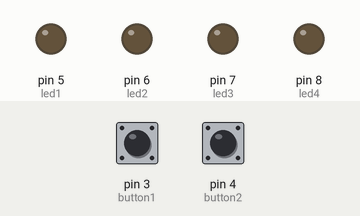
A sketch run on a simulated Arduino Uno, built with avr-gcc and run on an emulated ATmega328P. Shown: output pins drawn as LEDs (lit = HIGH). Inputs (shaded band) come from the test bench; at power-on: pin 3 (button1) HIGH, pin 4 (button2) HIGH.

Above: at 1.2 s.
1.3 s: pin 3 (button1) pulled LOW for 0.15 s
At 1.47 s:
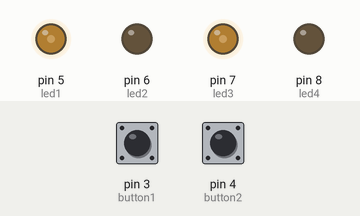
3.0 s: pin 4 (button2) pulled LOW for 0.15 s
At 3.1 s:
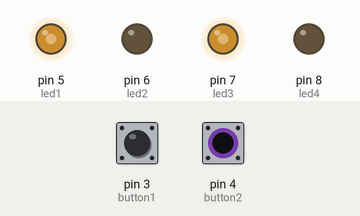
4.6 s: pin 4 (button2) pulled LOW for 3.2 s
At 9.0 s:
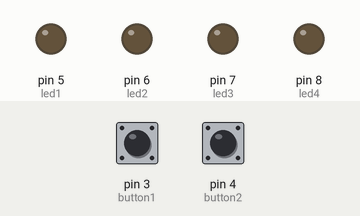
9.3 s: pin 3 (button1) pulled LOW for 3.2 s
At 9.9 s:
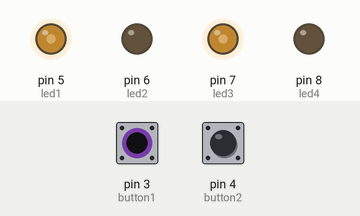
Timing chart, 0 to 14.0 s (numbered marks = the images above; inputs shaded):
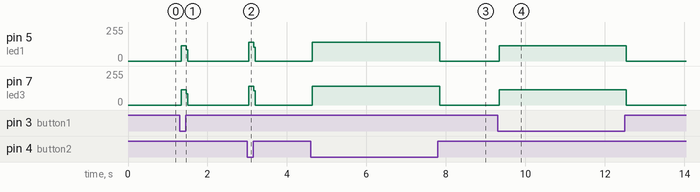

The sketch:

button_led.ino
```cpp
int button1 = 3;
int button2 = 4;
int led1 = 5;
int led2 = 6;
int led3 = 7;
int led4 = 8;


void setup() {
 pinMode(button1, INPUT);
 pinMode(button2, INPUT);
 pinMode(led1, OUTPUT);
 pinMode(led2, OUTPUT);
 pinMode(led3, OUTPUT);
 pinMode(led4, OUTPUT);
}

void loop() {
  if(digitalRead(button1) == LOW){
      digitalWrite(led1, HIGH);
      digitalWrite(led3, HIGH);
  }
  else{
      digitalWrite(led1, LOW);
      digitalWrite(led3, LOW);
  }
  if(digitalRead(button2) == LOW){
      digitalWrite(led1, HIGH);
      digitalWrite(led3, HIGH);
  }
  else{
      digitalWrite(led1, LOW);
      digitalWrite(led3, LOW);
  }

}
```

Measured:
- after the input at 1.3 s, pin 5 (led1): 0/255 → 114/255 at once, → 0/255 0.12 s later; pin 7 (led3): 0/255 → 115/255 at once, → 0/255 0.12 s later
- after the input at 3.0 s, pin 5 (led1): 0/255 → 140/255 at once, → 0/255 0.12 s later; pin 7 (led3): 0/255 → 142/255 at once, → 0/255 0.12 s later
- after the input at 4.6 s, pin 5 (led1): 0/255 → 140/255 at once, → 0/255 3.2 s later; pin 7 (led3): 0/255 → 142/255 at once, → 0/255 3.2 s later
- after the input at 9.3 s, pin 5 (led1): 0/255 → 114/255 at once, → 0/255 3.2 s later; pin 7 (led3): 0/255 → 115/255 at once, → 0/255 3.2 s later
